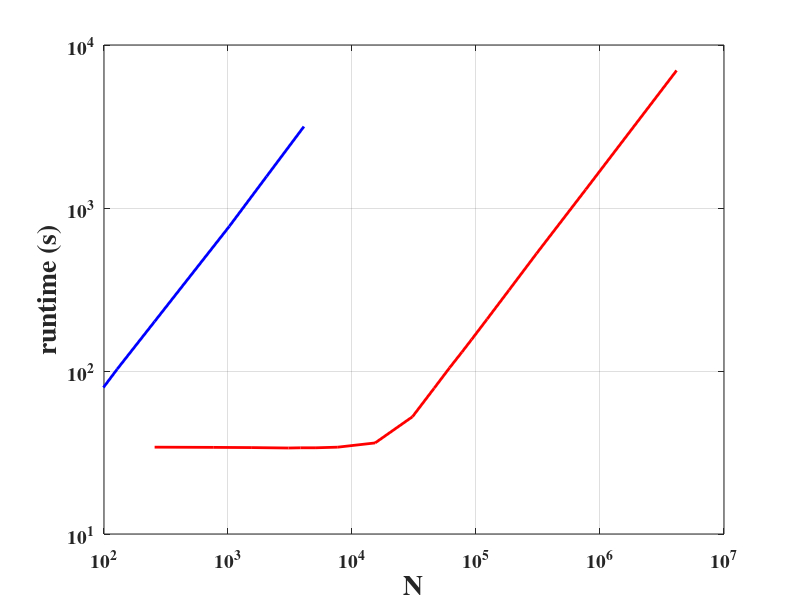

Write MATLAB code to recreate this figure.
function KellerMiksisRuntimeComparison

%y: transient only, z: full run

%mpgos...
mpgos.x = [256 768 1536 3072 3840 5120 7680 15360 30720 46080 61440 76800 92160 122880 184320 307200 768000 4147200];
%mpgos.y = [32.1 32.0 31.9 31.7 31.8 31.8 32.1 34.0 49.2 73.8 98.6 122.5 146.6 195.4 294.1 493.2 1221.5 6557.4];
mpgos.z = [34.1 34.0 33.9 33.7 33.8 33.8 34.1 36.2 52.4 78.6 105.0 130.3 156.0 208.1 313.1 524.7 1299.4 6977.5];

%CPU_KellerMiksis_julia.jl
julia_cpu.x = [4        8       16      32      64      128     256 	1024        2048        4096     10000];
julia_cpu.z = [3.898	6.911	13.139	25.709	50.941	102.874	201.296	771.332     1562.726	3161.66  NaN]; 

%GPU_KellerMiksis_julia.jl
julia_gpu.x = [4	8	16	32	64	128	256	512 1024];
julia_gpu.z = [3149.76, 3960.32, 5799.04, 8655.04, 12756.8, 19045.4, 27221.8, 46577.3, 69702.7]; 

fig=figure(1); hold on;
p1=plot(mpgos.x,mpgos.z);
p2=plot(julia_cpu.x,julia_cpu.z);
p3=plot(julia_gpu.x,julia_gpu.z);

set(gca,'XScale','log','YScale','log','XLim',[1e2 1e7],'YLim',[1e1 1e4],'XGrid','on','YGrid','on','Box','on','FontSize',14,'FontWeight','bold','FontName','Times');
set(p1,'Color',[1 0 0], 'LineStyle','-','LineWidth',2);
set(p2,'Color',[0 0 1], 'LineStyle','-','LineWidth',2);
set(p3,'Color',[0.5 0 0.5], 'LineStyle','-','LineWidth',2);

xlabel('N','FontSize',20,'FontWeight','bold','FontName','Times');
ylabel('runtime (s)','FontSize',20,'FontWeight','bold','FontName','Times');